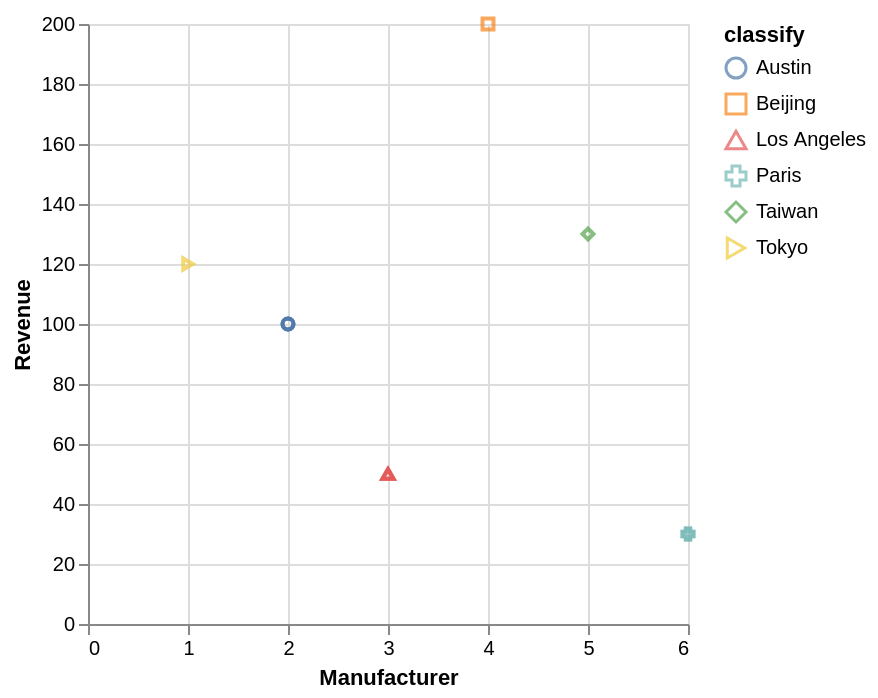

Write a Vega-Lite specification for this figure.
### Vega-Lite specification from a JSON file in a GitHub repository (floating-point values rounded to 4 significant figures)
{"data": {"values": [{"x_data": 2, "y_data": 100, "classify": "Austin"}, {"x_data": 2, "y_data": 100, "classify": "Austin"}, {"x_data": 2, "y_data": 100, "classify": "Austin"}, {"x_data": 4, "y_data": 200, "classify": "Beijing"}, {"x_data": 3, "y_data": 50, "classify": "Los Angeles"}, {"x_data": 3, "y_data": 50, "classify": "Los Angeles"}, {"x_data": 3, "y_data": 50, "classify": "Los Angeles"}, {"x_data": 6, "y_data": 30, "classify": "Paris"}, {"x_data": 6, "y_data": 30, "classify": "Paris"}, {"x_data": 5, "y_data": 130, "classify": "Taiwan"}, {"x_data": 1, "y_data": 120, "classify": "Tokyo"}]}, "mark": "point", "encoding": {"x": {"field": "x_data", "type": "quantitative", "title": "Manufacturer", "scale": {"zero": "false"}}, "y": {"field": "y_data", "type": "quantitative", "title": "Revenue", "scale": {"zero": "false"}}, "color": {"field": "classify", "type": "nominal"}, "shape": {"field": "classify", "type": "nominal"}}}
